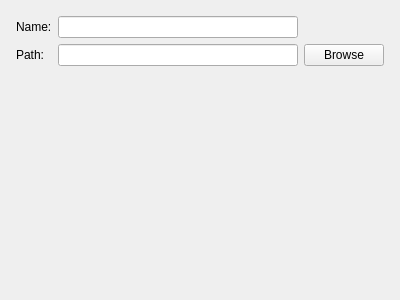
<?xml version="1.0" encoding="UTF-8"?>
<ui version="4.0">
 <class>ProSetPage</class>
 <widget class="QWizardPage" name="ProSetPage">
  <property name="geometry">
   <rect>
    <x>0</x>
    <y>0</y>
    <width>400</width>
    <height>300</height>
   </rect>
  </property>
  <property name="windowTitle">
   <string>WizardPage</string>
  </property>
  <layout class="QGridLayout" name="gridLayout_2">
   <item row="0" column="0">
    <layout class="QGridLayout" name="gridLayout">
     <property name="leftMargin">
      <number>5</number>
     </property>
     <property name="topMargin">
      <number>5</number>
     </property>
     <property name="rightMargin">
      <number>5</number>
     </property>
     <property name="bottomMargin">
      <number>5</number>
     </property>
     <item row="0" column="1">
      <widget class="QLineEdit" name="name_edit"/>
     </item>
     <item row="0" column="0">
      <widget class="QLabel" name="name_lab">
       <property name="text">
        <string>Name:</string>
       </property>
      </widget>
     </item>
     <item row="1" column="0">
      <widget class="QLabel" name="path_lab">
       <property name="text">
        <string>Path:</string>
       </property>
      </widget>
     </item>
     <item row="1" column="1">
      <widget class="QLineEdit" name="path_edit"/>
     </item>
     <item row="1" column="2">
      <widget class="QPushButton" name="browse">
       <property name="text">
        <string>Browse</string>
       </property>
      </widget>
     </item>
     <item row="2" column="1">
      <widget class="QLabel" name="tips_lab">
       <property name="text">
        <string/>
       </property>
      </widget>
     </item>
    </layout>
   </item>
  </layout>
 </widget>
 <resources/>
 <connections/>
</ui>
